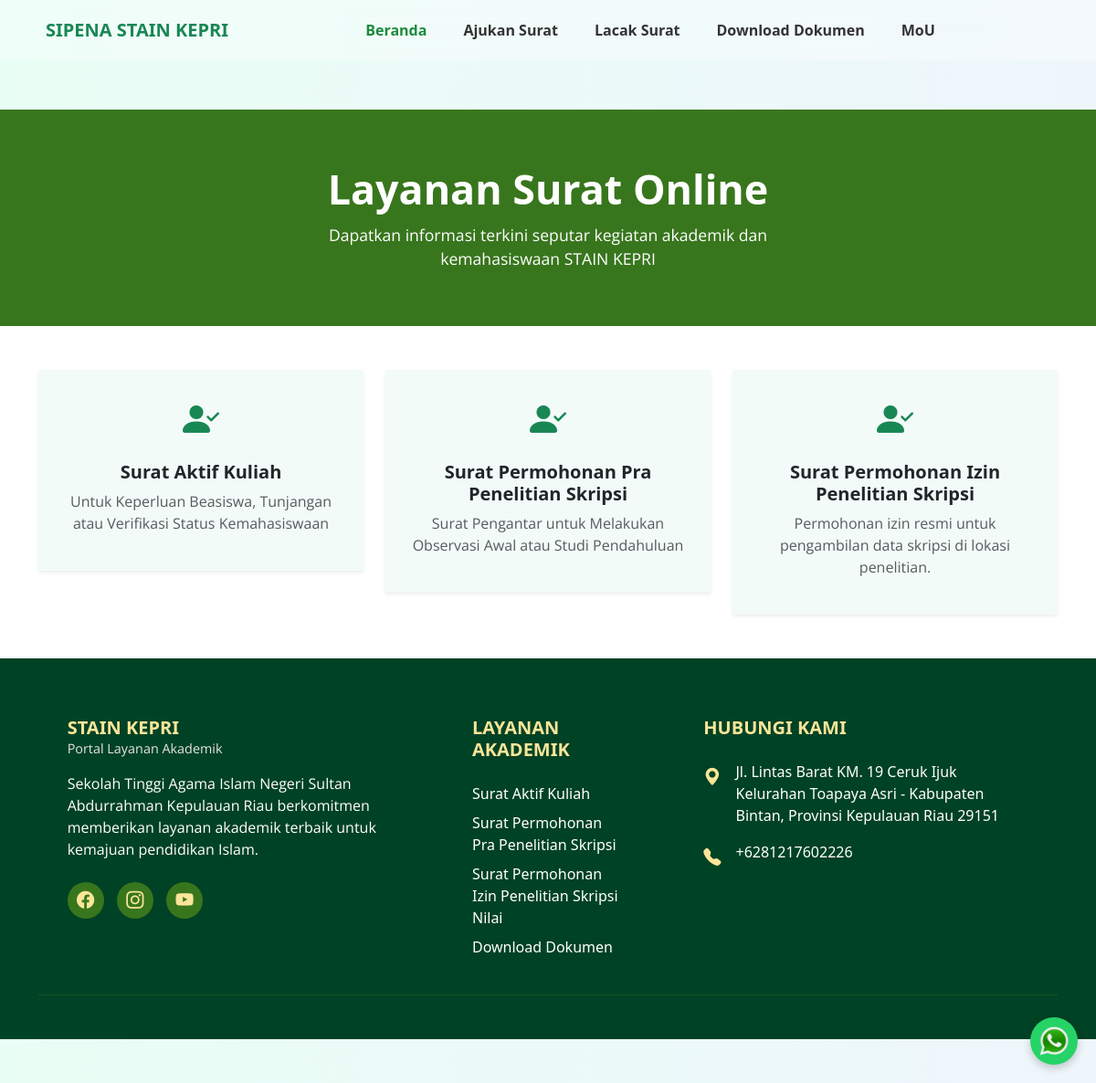
/index.php/layanan_surat, run on the app's committed database.
### tables this page shows
CREATE TABLE `master_jenis_surat` (
  `id` int(11) NOT NULL,
  `jenis_surat` varchar(256) NOT NULL,
  `deskripsi` text NOT NULL,
  `icon` varchar(100) NOT NULL
);

### application/controllers/Layanan_surat.php (called while the page is built, shortened)
<?php
class Layanan_surat extends CI_Controller {
	public function index()
	{
		$data['jenissurat'] = $this->db->get('master_jenis_surat')->result_array();
		$this->load->view('templates/navbar');
		$this->load->view('layanan_surat/index',$data);
		$this->load->view('templates/footer');
	}
}

### index.php (called while the page is built, shortened)
<?php
require_once BASEPATH.'core/CodeIgniter.php';

### application/views/layanan_surat/index.php (the view)
<main>
    <section class="hero-banner">
        <h2>Layanan Surat Online</h2>
        <p>Dapatkan informasi terkini seputar kegiatan akademik dan kemahasiswaan STAIN KEPRI</p>
    </section>
    <section id="sisteminformasi" class="py-5 tentang-section">
  <div class="container">
     <div class="row g-4">
      <?php foreach($jenissurat as $js): ?>
        <div class="col-md-4">
          <a href="<?php echo base_url('layanan_surat/detail/'.$js['id']) ?>" class="layanan-link text-decoration-none text-dark">
            <div class="layanan-card text-center p-4 shadow-sm h-100">
              <div class="layanan-icon mb-3">
                <i class="bi bi-person-check-fill fs-1 text-success"></i>
              </div>
              <h5 class="fw-semibold"><?php echo $js['jenis_surat'] ?></h5>
              <p class="text-muted"><?php echo $js['deskripsi'] ?></p>
            </div>
          </a>
        </div>
      <?php endforeach; ?>
    </div>
  </div>
</section>
</main>

### assets/css/style.css (style rules this page uses)
body { background: linear-gradient(to right, #e9fef5, #eef6fc); padding-top: 72px; margin: 0; font-family: system-ui, -apple-system, BlinkMacSystemFont, "Segoe UI", Roboto, Oxygen, Ubuntu, Cantarell, "Open Sans", "Inter", "Helvetica Neue", sans-serif; background-color: #f8f9fa; color: #333; --primary-color: #4db6ac; }
p { font-family: "Open Sans", sans-serif; }
.layanan-link .layanan-card { transition: transform 0.3s ease, box-shadow 0.3s ease; }
.layanan-link { transition: transform 0.2s ease, box-shadow 0.2s ease; display: block; }
.hero-banner { background-color: #38761d; color: #ffffff; text-align: center; padding: 60px 20px; }
.hero-banner h2 { margin: 0 0 10px 0; font-size: 2.8rem; font-weight: bold; }
.hero-banner p { margin: 0; font-size: 1.1rem; max-width: 600px; margin-left: auto; margin-right: auto; }
.layanan-link { display: block; transition: transform 0.2s ease, box-shadow 0.2s ease; border-radius: 1rem; }
.layanan-card { background-color: #f3fbf9; }
.layanan-icon i { color: #2b7a3a; }
.tentang-section { background-color: #ffffff; }
.tentang-section { background-color: #fff; }

### data on the page
master_jenis_surat: jenis_surat "Surat Aktif Kuliah", deskripsi "Untuk Keperluan Beasiswa, Tunjangan atau Verifikasi Status Kemahasiswaan"
master_jenis_surat: jenis_surat "Surat Permohonan Pra Penelitian Skripsi", deskripsi "Surat Pengantar untuk Melakukan Observasi Awal atau Studi Pendahuluan"
master_jenis_surat: jenis_surat "Surat Permohonan Izin Penelitian Skripsi", deskripsi "Permohonan izin resmi untuk pengambilan data skripsi di lokasi penelitian."
